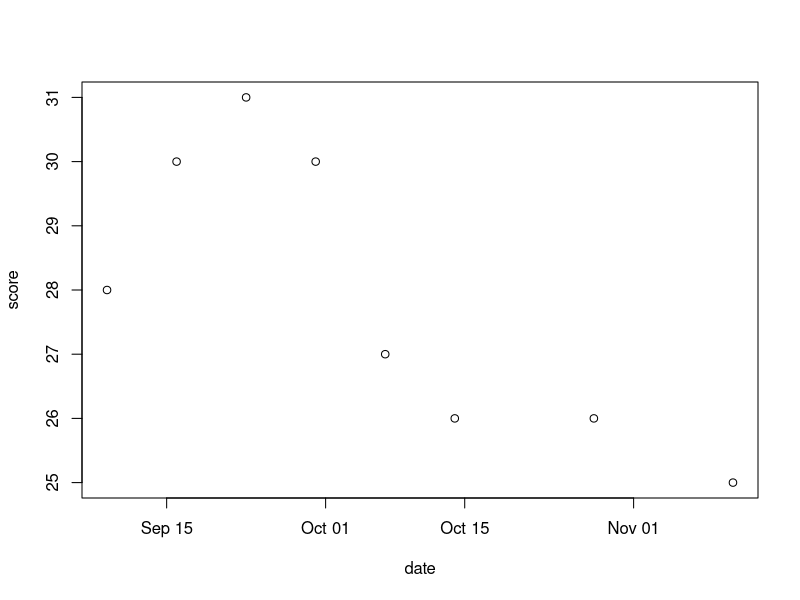

The R script that drew this image:
## ---- chunk 1
library(lubridate)
library(pracma)
## ---- chunk 2

weeks =10
dropout = 2
dropout_ids = pracma::randperm(1:weeks)[1:(weeks-dropout)]
scores = base::round((30 - (1:weeks) * 0.5) + stats::rnorm(weeks, 0, 1))[dropout_ids]
week_dates = seq.Date(from = lubridate::today() - lubridate::weeks(weeks), to = lubridate::today(), by = 'weeks')[dropout_ids]

wisconsin_data <- data.frame(
  date = week_dates, score = scores
)

nrow(wisconsin_data["score"])
nrow(wisconsin_data["date"])

save

plot(wisconsin_data)
